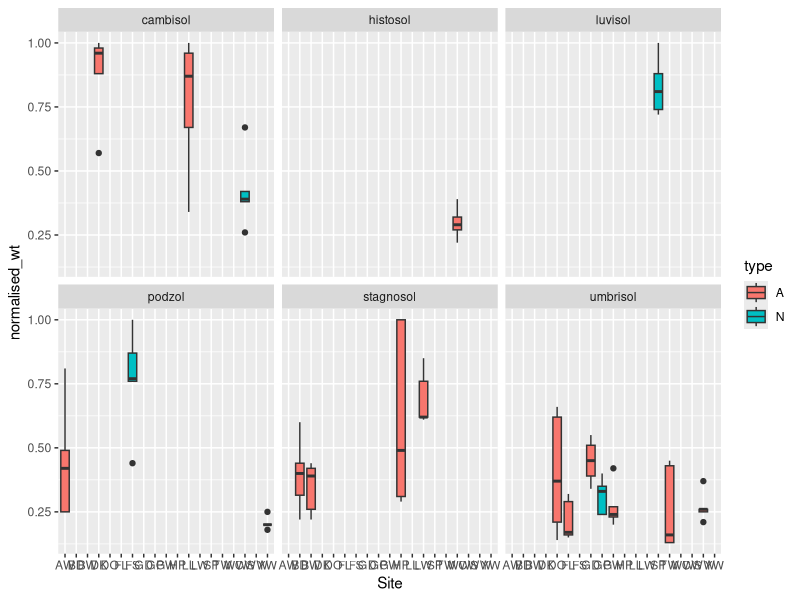

Recreate this plot in R. (Note: this script raises an error after producing the figure.)
#look at soil density
setwd("C:/dev/code/Reading/Woods2019/Code")
#get data
library(ggplot2)
library(dplyr)
library(tidyr)
library(data.table)
data = read.csv("../data/soil_density.csv", header = TRUE, stringsAsFactors = FALSE)
                

#grouped by Site or soil
boxplot = ggplot(data, aes(x = Site, y = normalised_wt))+
  geom_boxplot(aes(fill = Site))+
  facet_grid(Site~soil)

boxplot = ggplot(data, aes(x = Site, y = normalised_wt))+
  geom_boxplot(aes(fill = soil))+
  facet_wrap(~type)

boxplot = ggplot(data, aes(x = Site, y = normalised_wt))+
  geom_boxplot(aes(fill = type))+
  facet_wrap(~soil)

#look at some clustering, but use a gower distance for categoricals - type and soil
library(cluster)
gower_distance = daisy(woods[,c])
